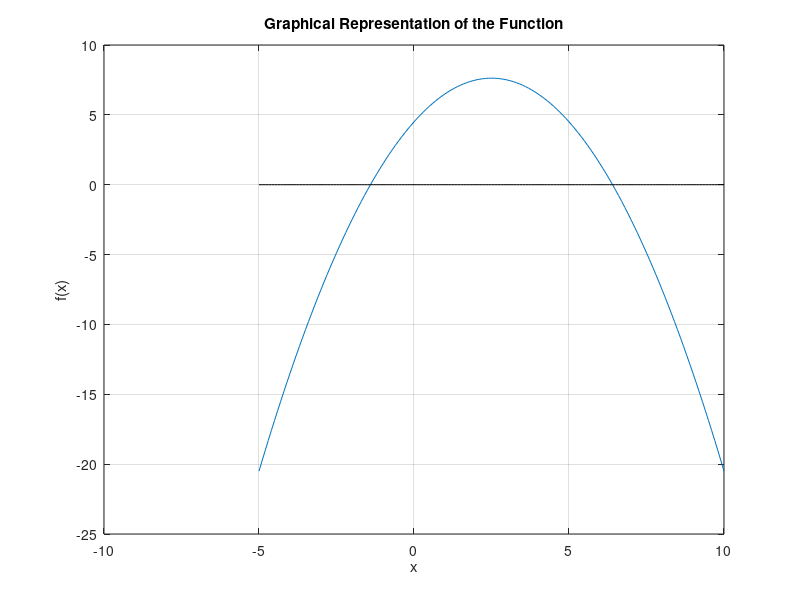

Reproduce this figure in MATLAB.
%Script HW3_q1a
%
%This script plots the function f(x)=-0.5x^2+2.5x+4.5 and solves for its
%roots
%
%Outputs: Plot that displays the above function and where it intersects the
%x-axis
%
%Author: Ashley Eggart
%Section: ME 2016-A
%Assignment: HW3
%Date: 9/24/2018

x = -5:0.1:10;                      %x values
y = -0.5.*(x.^(2)) + 2.5.*x +4.5;   %y values
zs = zeros(1,151);                  %zero array to show axis line

figure 
plot(x,y)                           %plot the function
hold on
grid on
plot(x,zs,'k');                     %plot x axis
title('Graphical Representation of the Function')
xlabel('x')
ylabel('f(x)')
hold off